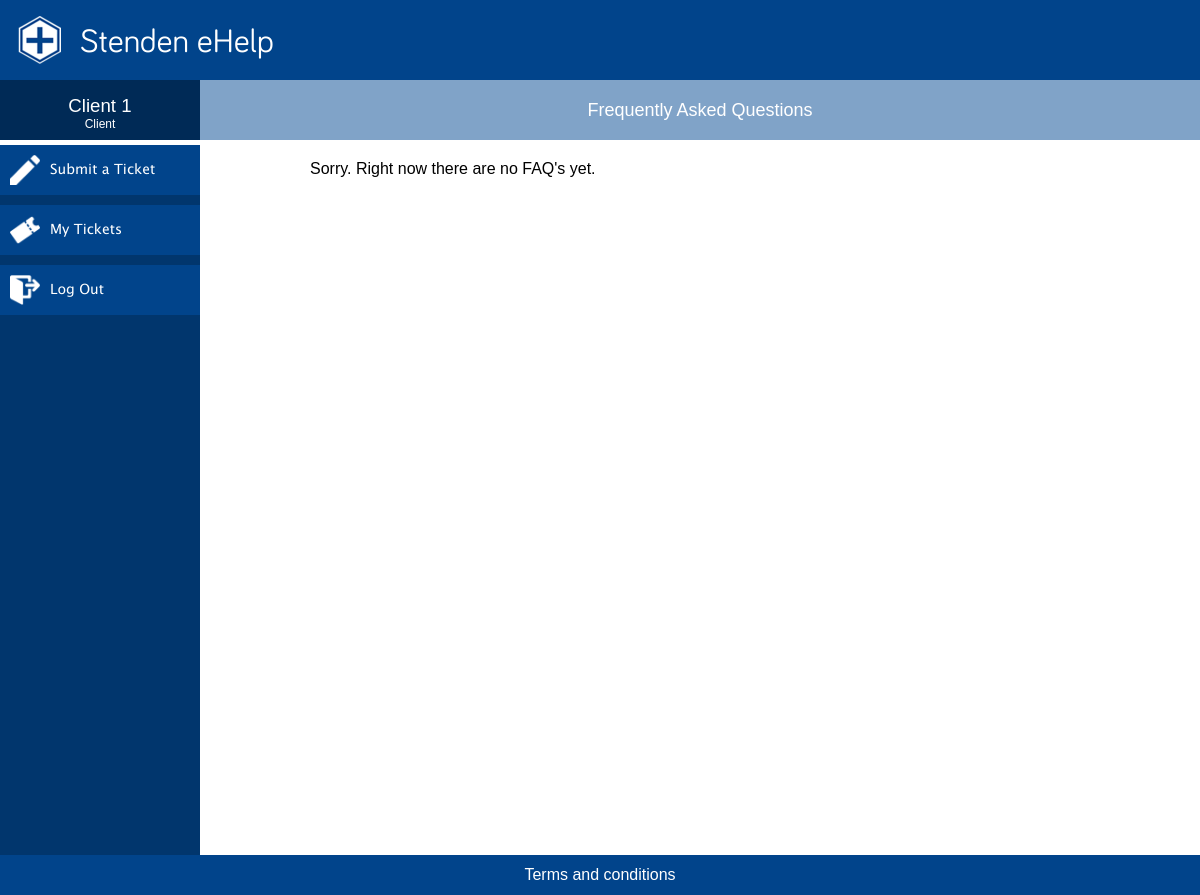
Page /faq.php (signed in) on the earlier database version.
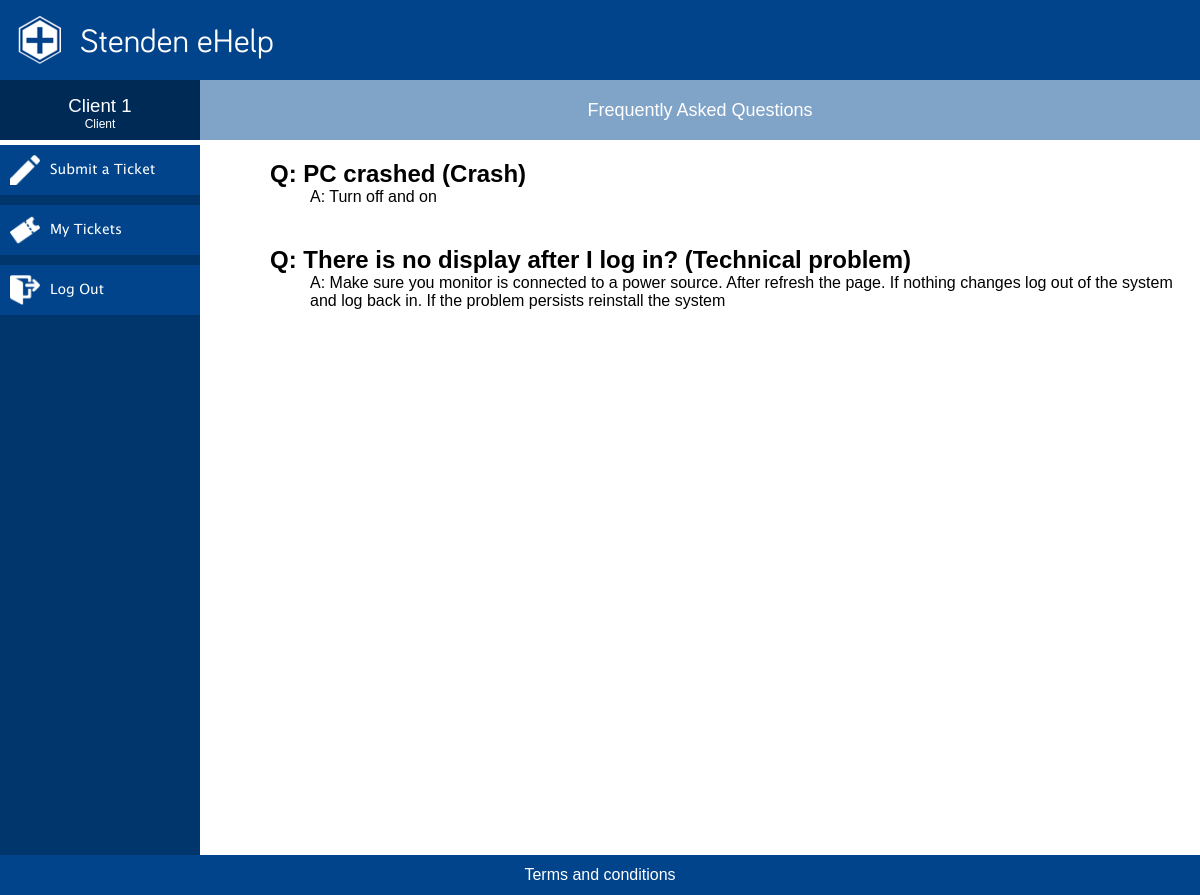
Same page on the later database version.
### tables this page shows
CREATE TABLE `incident` (
  `incident_id` int(11) NOT NULL,
  `client_id` int(5) DEFAULT NULL,
  `operator_id` int(5) DEFAULT NULL,
  `status_id` int(11) DEFAULT '1',
  `category_id` int(11) DEFAULT NULL,
  `description` varchar(512) DEFAULT NULL,
  `solution` varchar(512) DEFAULT NULL,
  `start_date` timestamp NULL DEFAULT CURRENT_TIMESTAMP,
  `end_date` datetime DEFAULT NULL
);

CREATE TABLE `category` (
  `category_id` int(11) NOT NULL,
  `category_name` varchar(30) NOT NULL
);

### php/permissions.php (called while the page is built, shortened)
<?php
$permissionTable = [
    "client" => [
        "view" => ['faq.php', 'submitTicket.php', 'MyTickets.php'],
        "edit" => ['my_tickets.php', 'my_account.php'],
        "delete" => ['my_tickets.php']
    ],
    "employee" => [
        "view" => ['dashboard.php', 'my_tickets.php', 'open_tickets.php', 'my_account.php'],
        "edit" => ['my_tickets.php', 'my_account.php'],
    ],
    "team leader" => [
        "view" => ['tickets.php', 'MyTickets.php', 'messages.php', 'statistics.php', 'faq.php'],
        "edit" => ['my_tickets.php', 'my_account.php'],
    ]
];

### faq.php (the view, shortened to what this page needs)
<?php
    require "php/requirements.php";
    $sql = "SELECT description, solution, category_name FROM incident
                INNER JOIN category ON incident.category_id = category.category_id
                INNER JOIN status ON incident.status_id = status.status_id
                WHERE status_name = 'Closed'";
    $faqs = mysqli_query($conn, $sql);
?>
<!DOCTYPE HTML>
<html lang="en">
    <head>
        <link rel="stylesheet" href="css/mainCSS.css">
    </head>
    <body>
        <div class="wrapper">
            <div class="header">
                <div class="logo">
                    <img src="img/logo.png" alt="Stenden eHelp">
                </div>
                <p>Stenden eHelp</p>
            </div>
            <div id="content-wrapper">
                <div id="sidebar">
                    <div class="userDetails">
                        <div class="clientName"><p><?php echo $_SESSION['name']; ?></p></div>
                        <div class="clientType"><p><?php echo $_SESSION['userType']; ?></p></div>
                    </div>
                    <div class="titleDivider"></div>
                    <div class="navWrapper">
                        <?= generateMenu() ?>
                    </div>
                </div>
                <div class="content">
                    <div class="titleBox"><p>Frequently Asked Questions</p></div>
                    <?php if(has_license()){ ?>
                        <div class="faq">
                            <?php if($faqs->num_rows == 0){ ?>
                                <p>Sorry. Right now there are no FAQ's yet.</p>
                            <?php } ?>
                            <?php while($row = mysqli_fetch_assoc($faqs)){ ?>
                                <article>
                                    <h2>Q: <?= $row['description'] ?> (<?= $row['category_name'] ?>)</h2>
                                    <p>A: <?= $row['solution'] ?></p>
                                </article>
                            <?php } ?>
                        </div>
                    <?php } else { ?>
                        <p>You are not supposed to see this page.</p>
                    <?php } ?>
                </div>
                <div class="footer">
                    <div class="terms">
                        <p>Terms and conditions</p>
                    </div>
                </div>
            </div>
        </div>
    </body>
</html>

### php/functions.php (shortened to what this page needs)
<?php
function has_license(){
    return true;
}
function generateMenu(){
    global $permissionTable;
    $html = "";
    foreach($permissionTable[strtolower($_SESSION['userType'])]['view'] AS $permission){
        if(strtolower(basename($_SERVER['SCRIPT_FILENAME'])) == strtolower($permission)) continue;
        $fileName = ucfirst(str_replace('_', ' ', $permission));
        $fileName = str_replace('.php', '', $fileName);
        if($permission == "MyTickets.php") $fileName = "My Tickets";
        if($permission == "submitTicket.php") $fileName = "Submit a Ticket";
        $img = str_replace("php", "png", $permission);
        $html .= "<a href='$permission'>
                <div class='navItem'>
                    <img src='img/menu/$img' alt='$fileName'>
                    <p>$fileName</p>
                </div>
              </a>";
    }
    $html .= "<a href=\"logout.php\">
                    <div class=\"navItem\">
                        <img src='img/menu/logout.png' alt='Logout'>
                        <p>Log Out</p>
                    </div>
                </a>";
    return $html;
}

Differences in the rows shown:
now on this page (row edited): incident: description "PC crashed", category.category_name "Crash", solution "Turn off and on"
now on this page (row edited): incident: description "There is no display after I log in?", category.category_name "Technical problem", solution "Make sure you monitor is connected to a power source. After refresh the page. If nothing changes log out of the system and log back in. If the problem persists reinstall the system"
Other differences:
text no longer shown: "Sorry. Right now there are no FAQ's yet."
